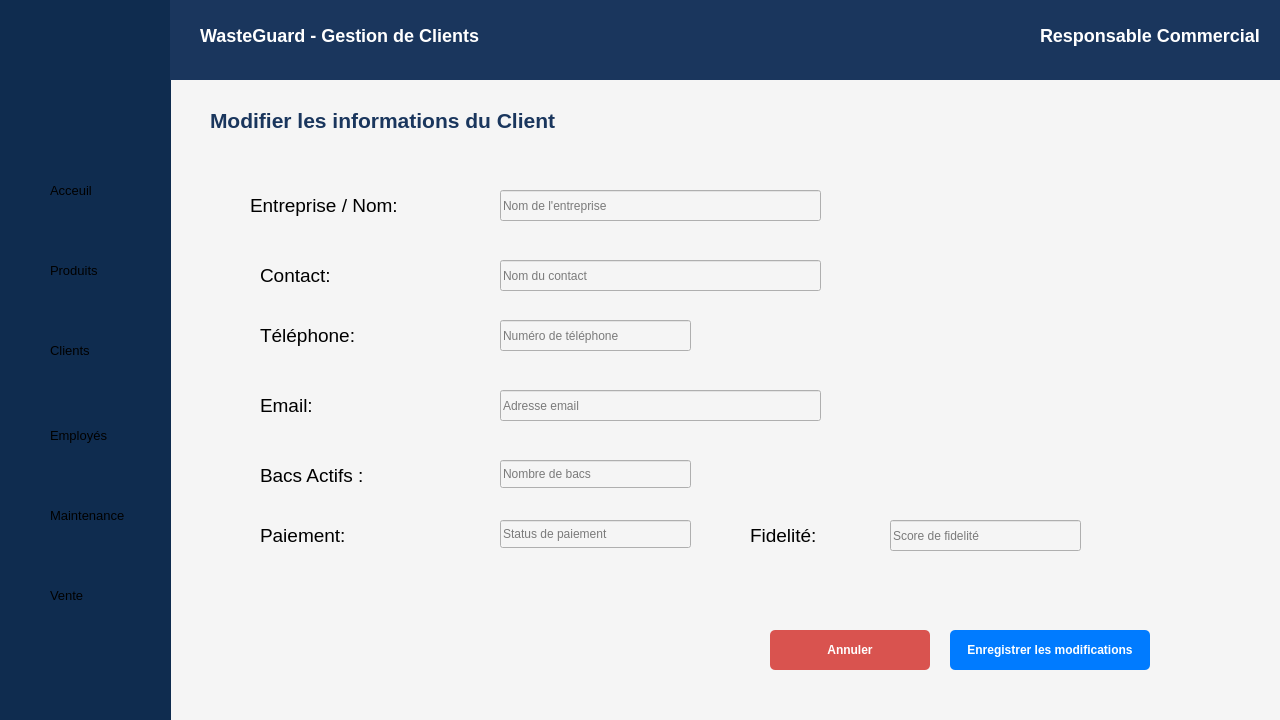
<?xml version="1.0" encoding="UTF-8"?>
<ui version="4.0">
 <class>ModifierClient</class>
 <widget class="QWidget" name="ModifierClient">
  <property name="geometry">
   <rect>
    <x>0</x>
    <y>0</y>
    <width>1280</width>
    <height>720</height>
   </rect>
  </property>
  <property name="windowTitle">
   <string>Modifier un Client</string>
  </property>
  <property name="styleSheet">
   <string notr="true">background-color: #F5F5F5;</string>
  </property>
  <widget class="QWidget" name="sidebar" native="true">
   <property name="geometry">
    <rect>
     <x>0</x>
     <y>0</y>
     <width>171</width>
     <height>750</height>
    </rect>
   </property>
   <property name="styleSheet">
    <string notr="true">background-color: #0f2c4f;</string>
   </property>
   <widget class="QLabel" name="logo">
    <property name="geometry">
     <rect>
      <x>-10</x>
      <y>0</y>
      <width>181</width>
      <height>121</height>
     </rect>
    </property>
    <property name="pixmap">
     <pixmap>waste-logo.png</pixmap>
    </property>
    <property name="scaledContents">
     <bool>true</bool>
    </property>
   </widget>
   <widget class="QLabel" name="acceuil">
    <property name="geometry">
     <rect>
      <x>50</x>
      <y>180</y>
      <width>71</width>
      <height>21</height>
     </rect>
    </property>
    <property name="font">
     <font>
      <pointsize>10</pointsize>
     </font>
    </property>
    <property name="text">
     <string>Acceuil</string>
    </property>
   </widget>
   <widget class="QLabel" name="produits">
    <property name="geometry">
     <rect>
      <x>50</x>
      <y>260</y>
      <width>63</width>
      <height>20</height>
     </rect>
    </property>
    <property name="font">
     <font>
      <pointsize>10</pointsize>
     </font>
    </property>
    <property name="text">
     <string>Produits</string>
    </property>
   </widget>
   <widget class="QLabel" name="clients">
    <property name="geometry">
     <rect>
      <x>50</x>
      <y>340</y>
      <width>63</width>
      <height>20</height>
     </rect>
    </property>
    <property name="font">
     <font>
      <pointsize>10</pointsize>
     </font>
    </property>
    <property name="text">
     <string>Clients</string>
    </property>
   </widget>
   <widget class="QLabel" name="employes">
    <property name="geometry">
     <rect>
      <x>50</x>
      <y>420</y>
      <width>81</width>
      <height>31</height>
     </rect>
    </property>
    <property name="font">
     <font>
      <pointsize>10</pointsize>
     </font>
    </property>
    <property name="text">
     <string>Employés</string>
    </property>
   </widget>
   <widget class="QLabel" name="maintenance">
    <property name="geometry">
     <rect>
      <x>50</x>
      <y>500</y>
      <width>111</width>
      <height>31</height>
     </rect>
    </property>
    <property name="font">
     <font>
      <pointsize>10</pointsize>
     </font>
    </property>
    <property name="text">
     <string>Maintenance</string>
    </property>
   </widget>
   <widget class="QLabel" name="vente">
    <property name="geometry">
     <rect>
      <x>50</x>
      <y>580</y>
      <width>71</width>
      <height>31</height>
     </rect>
    </property>
    <property name="font">
     <font>
      <pointsize>10</pointsize>
     </font>
    </property>
    <property name="text">
     <string>Vente</string>
    </property>
   </widget>
  </widget>
  <widget class="QWidget" name="header" native="true">
   <property name="geometry">
    <rect>
     <x>170</x>
     <y>0</y>
     <width>1121</width>
     <height>80</height>
    </rect>
   </property>
   <property name="styleSheet">
    <string notr="true">color: #FFFFFF;
    font-family: &quot;Montserrat&quot;;
    font-weight: bold;
    font-size: 18px;
    background-color: #1A365D;</string>
   </property>
   <widget class="QLabel" name="wasteguardhead">
    <property name="geometry">
     <rect>
      <x>30</x>
      <y>20</y>
      <width>311</width>
      <height>31</height>
     </rect>
    </property>
    <property name="text">
     <string>WasteGuard - Gestion de Clients</string>
    </property>
   </widget>
   <widget class="QLabel" name="responsable">
    <property name="geometry">
     <rect>
      <x>870</x>
      <y>20</y>
      <width>231</width>
      <height>31</height>
     </rect>
    </property>
    <property name="text">
     <string>Responsable Commercial</string>
    </property>
   </widget>
  </widget>
  <widget class="QLabel" name="titrePage">
   <property name="geometry">
    <rect>
     <x>210</x>
     <y>100</y>
     <width>471</width>
     <height>41</height>
    </rect>
   </property>
   <property name="font">
    <font>
     <pointsize>16</pointsize>
     <bold>true</bold>
    </font>
   </property>
   <property name="styleSheet">
    <string notr="true">color: #1A365D;</string>
   </property>
   <property name="text">
    <string>Modifier les informations du Client</string>
   </property>
  </widget>
  <widget class="QPushButton" name="btn_modifier">
   <property name="geometry">
    <rect>
     <x>950</x>
     <y>630</y>
     <width>200</width>
     <height>40</height>
    </rect>
   </property>
   <property name="styleSheet">
    <string notr="true">background-color: #007BFF; color: white; font-weight: bold; border-radius: 5px;</string>
   </property>
   <property name="text">
    <string>Enregistrer les modifications</string>
   </property>
  </widget>
  <widget class="QPushButton" name="btn_annuler">
   <property name="geometry">
    <rect>
     <x>770</x>
     <y>630</y>
     <width>160</width>
     <height>40</height>
    </rect>
   </property>
   <property name="styleSheet">
    <string notr="true">background-color: #d9534f; color: white; font-weight: bold; border-radius: 5px;</string>
   </property>
   <property name="text">
    <string>Annuler</string>
   </property>
  </widget>
  <widget class="QWidget" name="widget" native="true">
   <property name="geometry">
    <rect>
     <x>220</x>
     <y>160</y>
     <width>941</width>
     <height>441</height>
    </rect>
   </property>
   <property name="font">
    <font>
     <pointsize>11</pointsize>
    </font>
   </property>
   <property name="styleSheet">
    <string notr="true">color:rgb(0, 0, 0)</string>
   </property>
   <widget class="QLabel" name="label_5">
    <property name="geometry">
     <rect>
      <x>30</x>
      <y>10</y>
      <width>211</width>
      <height>71</height>
     </rect>
    </property>
    <property name="font">
     <font>
      <pointsize>14</pointsize>
     </font>
    </property>
    <property name="text">
     <string>Entreprise / Nom:</string>
    </property>
   </widget>
   <widget class="QLabel" name="label_6">
    <property name="geometry">
     <rect>
      <x>40</x>
      <y>80</y>
      <width>211</width>
      <height>71</height>
     </rect>
    </property>
    <property name="font">
     <font>
      <pointsize>14</pointsize>
     </font>
    </property>
    <property name="text">
     <string>Contact:</string>
    </property>
   </widget>
   <widget class="QLabel" name="label_7">
    <property name="geometry">
     <rect>
      <x>40</x>
      <y>140</y>
      <width>211</width>
      <height>71</height>
     </rect>
    </property>
    <property name="font">
     <font>
      <pointsize>14</pointsize>
     </font>
    </property>
    <property name="text">
     <string>Téléphone:</string>
    </property>
   </widget>
   <widget class="QLabel" name="label_8">
    <property name="geometry">
     <rect>
      <x>40</x>
      <y>210</y>
      <width>211</width>
      <height>71</height>
     </rect>
    </property>
    <property name="font">
     <font>
      <pointsize>14</pointsize>
     </font>
    </property>
    <property name="text">
     <string>Email:</string>
    </property>
   </widget>
   <widget class="QLineEdit" name="lineEdit_5">
    <property name="geometry">
     <rect>
      <x>280</x>
      <y>30</y>
      <width>321</width>
      <height>31</height>
     </rect>
    </property>
    <property name="placeholderText">
     <string>Nom de l'entreprise</string>
    </property>
   </widget>
   <widget class="QLineEdit" name="lineEdit_6">
    <property name="geometry">
     <rect>
      <x>280</x>
      <y>100</y>
      <width>321</width>
      <height>31</height>
     </rect>
    </property>
    <property name="placeholderText">
     <string>Nom du contact</string>
    </property>
   </widget>
   <widget class="QLineEdit" name="lineEdit_7">
    <property name="geometry">
     <rect>
      <x>280</x>
      <y>160</y>
      <width>191</width>
      <height>31</height>
     </rect>
    </property>
    <property name="placeholderText">
     <string>Numéro de téléphone</string>
    </property>
   </widget>
   <widget class="QLineEdit" name="lineEdit_8">
    <property name="geometry">
     <rect>
      <x>280</x>
      <y>230</y>
      <width>321</width>
      <height>31</height>
     </rect>
    </property>
    <property name="placeholderText">
     <string>Adresse email</string>
    </property>
   </widget>
   <widget class="QLineEdit" name="lineEdit_9">
    <property name="geometry">
     <rect>
      <x>280</x>
      <y>300</y>
      <width>191</width>
      <height>28</height>
     </rect>
    </property>
    <property name="placeholderText">
     <string>Nombre de bacs</string>
    </property>
   </widget>
   <widget class="QLineEdit" name="lineEdit_10">
    <property name="geometry">
     <rect>
      <x>280</x>
      <y>360</y>
      <width>191</width>
      <height>28</height>
     </rect>
    </property>
    <property name="placeholderText">
     <string>Status de paiement</string>
    </property>
   </widget>
   <widget class="QLineEdit" name="lineEdit_11">
    <property name="geometry">
     <rect>
      <x>670</x>
      <y>360</y>
      <width>191</width>
      <height>31</height>
     </rect>
    </property>
    <property name="text">
     <string/>
    </property>
    <property name="placeholderText">
     <string>Score de fidelité</string>
    </property>
   </widget>
   <widget class="QLabel" name="label_9">
    <property name="geometry">
     <rect>
      <x>40</x>
      <y>280</y>
      <width>211</width>
      <height>71</height>
     </rect>
    </property>
    <property name="font">
     <font>
      <pointsize>14</pointsize>
     </font>
    </property>
    <property name="text">
     <string>Bacs Actifs :</string>
    </property>
   </widget>
   <widget class="QLabel" name="label_10">
    <property name="geometry">
     <rect>
      <x>40</x>
      <y>340</y>
      <width>211</width>
      <height>71</height>
     </rect>
    </property>
    <property name="font">
     <font>
      <pointsize>14</pointsize>
     </font>
    </property>
    <property name="text">
     <string>Paiement:</string>
    </property>
   </widget>
   <widget class="QLabel" name="label_11">
    <property name="geometry">
     <rect>
      <x>530</x>
      <y>340</y>
      <width>91</width>
      <height>71</height>
     </rect>
    </property>
    <property name="font">
     <font>
      <pointsize>14</pointsize>
     </font>
    </property>
    <property name="text">
     <string>Fidelité:</string>
    </property>
   </widget>
  </widget>
 </widget>
 <resources/>
 <connections/>
</ui>
